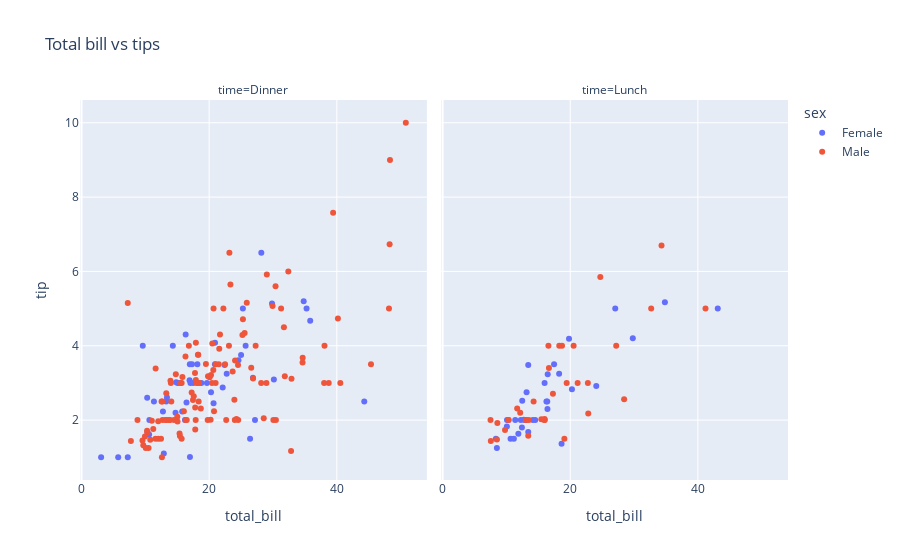

This figure's notebook cell:
### Code cell
px.scatter(tips,x='total_bill',y='tip',
           title= 'Total bill vs tips',
           color= 'sex',
           facet_col='time',
        )

### Figure 1 — Plotly figure (JSON) as saved in the notebook; plotly's stock layout.template omitted (floating-point values rounded to 4 significant figures)
{"data": [{"hovertemplate": "sex=Female<br>time=Dinner<br>total_bill=%{x}<br>tip=%{y}<extra></extra>", "legendgroup": "Female", "marker": {"color": "#636efa", "symbol": "circle"}, "mode": "markers", "name": "Female", "orientation": "v", "showlegend": true, "type": "scatter", "x": [16.99, 24.59, 35.26, 14.83, 10.33, 16.97, 20.29, 15.77, 19.65, 15.06, 20.69, 16.93, 10.29, 34.81, 26.41, 16.45, 3.07, 17.07, 26.86, 25.28, 14.73, 5.75, 16.32, 22.75, 11.35, 15.38, 44.3, 22.42, 20.92, 14.31, 7.25, 25.71, 17.31, 29.85, 25, 13.39, 16.21, 17.51, 10.59, 10.63, 9.6, 20.9, 18.15, 12.76, 13.27, 28.17, 12.9, 30.14, 22.12, 35.83, 27.18, 18.78], "xaxis": "x", "y": [1.01, 3.61, 5, 3.02, 1.67, 3.5, 2.75, 2.23, 3, 3, 2.45, 3.07, 2.6, 5.2, 1.5, 2.47, 1, 3, 3.14, 5, 2.2, 1, 4.3, 3.25, 2.5, 3, 2.5, 3.48, 4.08, 4, 1, 4, 3.5, 5.14, 3.75, 2.61, 2, 3, 1.61, 2, 4, 3.5, 3.5, 2.23, 2.5, 6.5, 1.1, 3.09, 2.88, 4.67, 2, 3], "yaxis": "y"}, {"hovertemplate": "sex=Female<br>time=Lunch<br>total_bill=%{x}<br>tip=%{y}<extra></extra>", "legendgroup": "Female", "marker": {"color": "#636efa", "symbol": "circle"}, "mode": "markers", "name": "Female", "orientation": "v", "showlegend": false, "type": "scatter", "x": [10.07, 34.83, 10.65, 12.43, 24.08, 13.42, 12.48, 29.8, 14.52, 11.38, 20.27, 11.17, 12.26, 18.26, 8.51, 10.33, 14.15, 13.16, 17.47, 27.05, 16.43, 8.35, 18.64, 11.87, 19.81, 43.11, 13, 12.74, 13, 16.4, 16.47, 13.42, 15.98, 16.27, 10.09], "xaxis": "x2", "y": [1.83, 5.17, 1.5, 1.8, 2.92, 1.68, 2.52, 4.2, 2, 2, 2.83, 1.5, 2, 3.25, 1.25, 2, 2, 2.75, 3.5, 5, 2.3, 1.5, 1.36, 1.63, 4.19, 5, 2, 2.01, 2, 2.5, 3.23, 3.48, 3, 2.5, 2], "yaxis": "y2"}, {"hovertemplate": "sex=Male<br>time=Dinner<br>total_bill=%{x}<br>tip=%{y}<extra></extra>", "legendgroup": "Male", "marker": {"color": "#EF553B", "symbol": "circle"}, "mode": "markers", "name": "Male", "orientation": "v", "showlegend": true, "type": "scatter", "x": [10.34, 21.01, 23.68, 25.29, 8.77, 26.88, 15.04, 14.78, 10.27, 15.42, 18.43, 21.58, 16.29, 20.65, 17.92, 39.42, 19.82, 17.81, 13.37, 12.69, 21.7, 9.55, 18.35, 17.78, 24.06, 16.31, 18.69, 31.27, 16.04, 17.46, 13.94, 9.68, 30.4, 18.29, 22.23, 32.4, 28.55, 18.04, 12.54, 9.94, 25.56, 19.49, 38.01, 11.24, 48.27, 20.29, 13.81, 11.02, 18.29, 17.59, 20.08, 20.23, 15.01, 12.02, 10.51, 17.92, 28.97, 22.49, 40.17, 27.28, 12.03, 21.01, 12.46, 15.36, 20.49, 25.21, 18.24, 14, 38.07, 23.95, 29.93, 14.07, 13.13, 17.26, 24.55, 19.77, 48.17, 16.49, 21.5, 12.66, 13.81, 24.52, 20.76, 31.71, 50.81, 15.81, 7.25, 31.85, 16.82, 32.9, 17.89, 14.48, 34.63, 34.65, 23.33, 45.35, 23.17, 40.55, 20.69, 30.46, 23.1, 15.69, 26.59, 38.73, 24.27, 30.06, 25.89, 48.33, 28.15, 11.59, 7.74, 20.45, 13.28, 24.01, 15.69, 11.61, 10.77, 15.53, 10.07, 12.6, 32.83, 29.03, 22.67, 17.82], "xaxis": "x", "y": [1.66, 3.5, 3.31, 4.71, 2, 3.12, 1.96, 3.23, 1.71, 1.57, 3, 3.92, 3.71, 3.35, 4.08, 7.58, 3.18, 2.34, 2, 2, 4.3, 1.45, 2.5, 3.27, 3.6, 2, 2.31, 5, 2.24, 2.54, 3.06, 1.32, 5.6, 3, 5, 6, 2.05, 3, 2.5, 1.56, 4.34, 3.51, 3, 1.76, 6.73, 3.21, 2, 1.98, 3.76, 2.64, 3.15, 2.01, 2.09, 1.97, 1.25, 3.08, 3, 3.5, 4.73, 4, 1.5, 3, 1.5, 1.64, 4.06, 4.29, 3.76, 3, 4, 2.55, 5.07, 2.5, 2, 2.74, 2, 2, 5, 2, 3.5, 2.5, 2, 3.48, 2.24, 4.5, 10, 3.16, 5.15, 3.18, 4, 3.11, 2, 2, 3.55, 3.68, 5.65, 3.5, 6.5, 3, 5, 2, 4, 1.5, 3.41, 3, 2.03, 2, 5.16, 9, 3, 1.5, 1.44, 3, 2.72, 2, 3, 3.39, 1.47, 3, 1.25, 1, 1.17, 5.92, 2, 1.75], "yaxis": "y"}, {"hovertemplate": "sex=Male<br>time=Lunch<br>total_bill=%{x}<br>tip=%{y}<extra></extra>", "legendgroup": "Male", "marker": {"color": "#EF553B", "symbol": "circle"}, "mode": "markers", "name": "Male", "orientation": "v", "showlegend": false, "type": "scatter", "x": [27.2, 22.76, 17.29, 19.44, 16.66, 32.68, 15.98, 13.03, 18.28, 24.71, 21.16, 11.69, 14.26, 15.95, 8.52, 22.82, 19.08, 16, 34.3, 41.19, 9.78, 7.51, 28.44, 15.48, 16.58, 7.56, 10.34, 13.51, 18.71, 20.53, 12.16, 8.58, 13.42], "xaxis": "x2", "y": [4, 3, 2.71, 3, 3.4, 5, 2.03, 2, 4, 5.85, 3, 2.31, 2.5, 2, 1.48, 2.18, 1.5, 2, 6.7, 5, 1.73, 2, 2.56, 2.02, 4, 1.44, 2, 2, 4, 4, 2.2, 1.92, 1.58], "yaxis": "y2"}], "layout": {"annotations": [{"font": {}, "showarrow": false, "text": "time=Dinner", "x": 0.245, "xanchor": "center", "xref": "paper", "y": 1, "yanchor": "bottom", "yref": "paper"}, {"font": {}, "showarrow": false, "text": "time=Lunch", "x": 0.755, "xanchor": "center", "xref": "paper", "y": 1, "yanchor": "bottom", "yref": "paper"}], "legend": {"title": {"text": "sex"}, "tracegroupgap": 0}, "title": {"text": "Total bill vs tips"}, "xaxis": {"anchor": "y", "domain": [0, 0.49], "title": {"text": "total_bill"}}, "xaxis2": {"anchor": "y2", "domain": [0.51, 1], "matches": "x", "title": {"text": "total_bill"}}, "yaxis": {"anchor": "x", "domain": [0, 1], "title": {"text": "tip"}}, "yaxis2": {"anchor": "x2", "domain": [0, 1], "matches": "y", "showticklabels": false}}}
